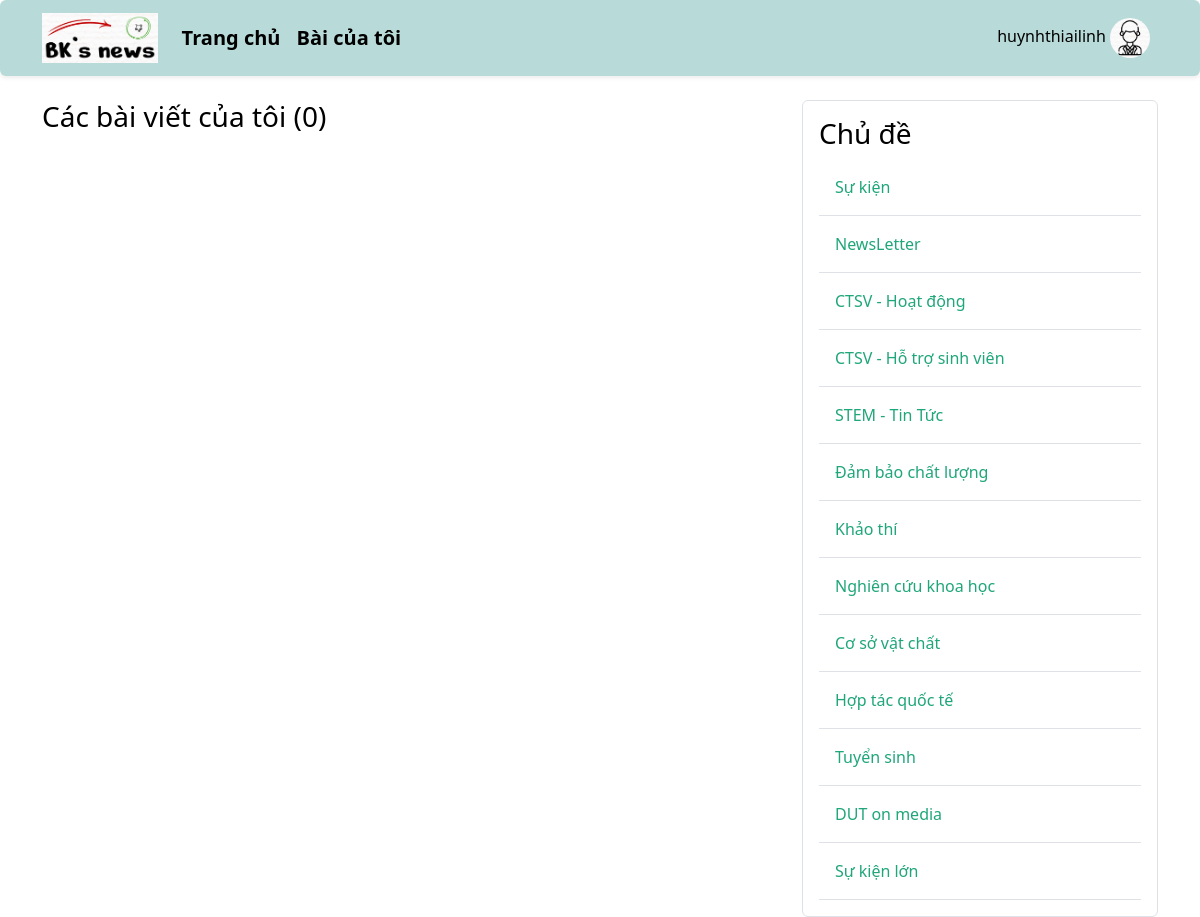
Before: /mine (signed in) with the older database file.
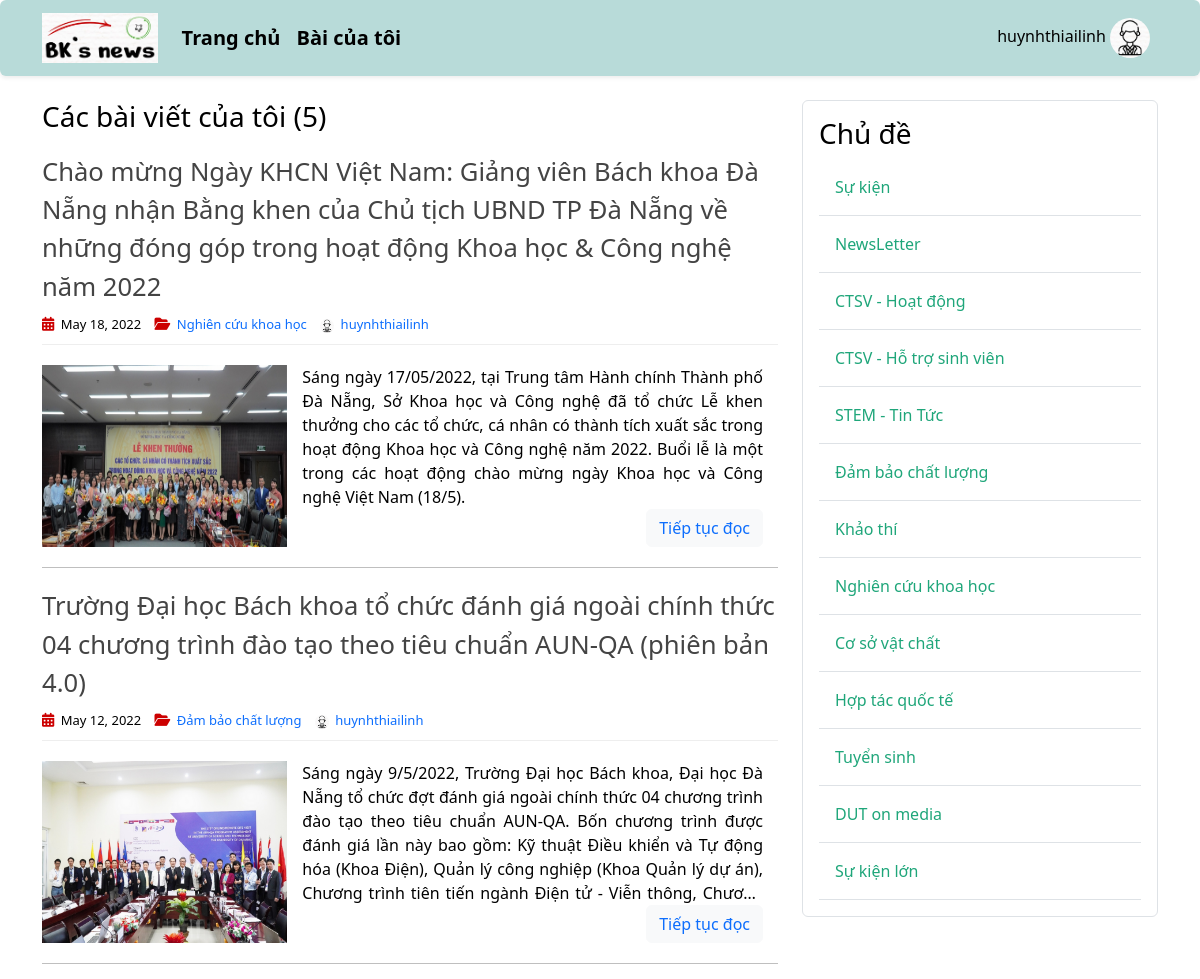
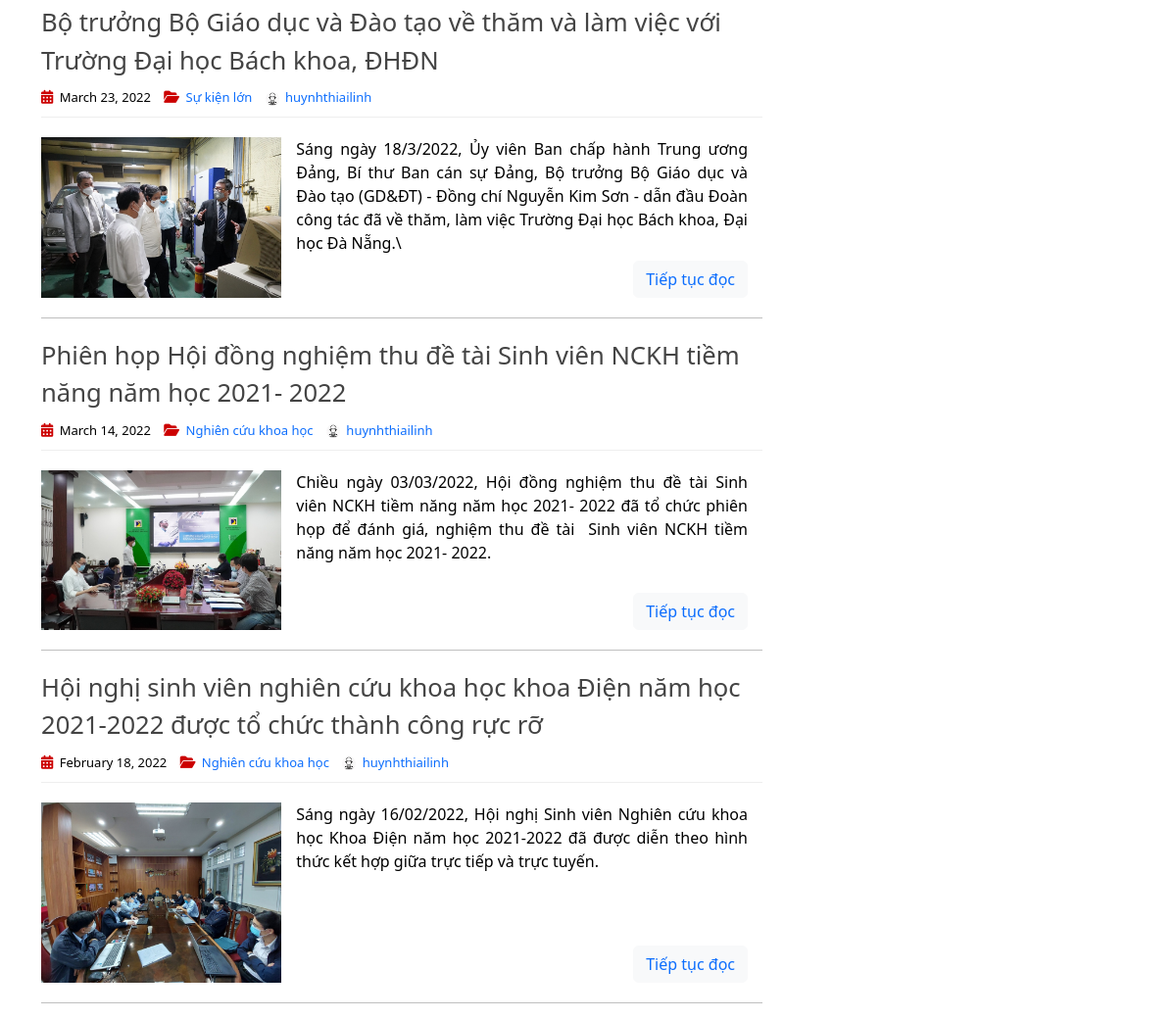
After: the same page with the newer database file (2 pictures, top to bottom).
### post_app/models.py (models this page shows, shortened)
class Topic(models.Model):
    name = models.TextField(max_length=256)

class Post(models.Model):
    title = models.CharField(max_length=255)
    content = RichTextField(blank=True, null=True)
    date_posted = models.DateTimeField(default=timezone.now)
    author = models.ForeignKey(User, on_delete=models.CASCADE)
    image = models.ImageField(default='post_default.jpg', upload_to='post_pics')
    topic = models.ForeignKey(Topic, on_delete=models.CASCADE, null=True, blank=False)

### user_app/models.py (models this page shows, shortened)
class Profile(models.Model):
    user = models.OneToOneField(User, on_delete=models.CASCADE)
    avatar = models.ImageField(default='default.jpg', upload_to='profile_pics')

### post_app/views.py (the view)
# urls.py: path('mine', MyPostListView.as_view(), name='mine'),
class MyPostListView(ListView):
    model = Post
    template_name = 'post/my_posts.html'
    context_object_name = 'posts'
    paginate_by = 5
    def get_queryset(self):
        user = self.request.user
        return Post.objects.filter(author=user).order_by('-date_posted')
    def get_context_data(self, **kwargs):
        user = self.request.user
        context = super(MyPostListView, self).get_context_data(**kwargs)
        context['posts'] = Post.objects.filter(author=user).order_by('-date_posted')
        context['topics'] = Topic.objects.all()
        return context

### post_app/templates/post/my_posts.html (shortened to what this page needs)
{% extends 'base.html' %}
{% load static %}
{% block post_content %}
<head>
    <link rel="stylesheet" type="text/css" href="{% static 'article/home.css' %}">
</head>
    <h3 class="mb-3">Các bài viết của tôi ({{ page_obj.paginator.count }})</h3>
    {% for post in posts %}
    <article>
        <header>
            <h2>
                <a href="{% url 'post-detail' post.id %}" class="post-title">
                    {{ post.title }}
                </a>
            </h2>
            <div class="entry-meta">
                <span>
                    <i class="fa-solid fa-calendar-days"></i>
                    {{ post.date_posted | date:"F d, Y" }}
                </span>
                <span>
                    <i class="fa-solid fa-folder-open"></i>
                    <a href="{% url 'topic-posts' post.topic.id %}" class="topic-link">
                        {{ post.topic.name }}
                    </a>
                </span>
                <span>
                    <img class="rounded-circle account-img" src="{{ post.author.profile.avatar.url }}" alt="account-image">
                    <a href="{% url 'user-posts' post.author.username %}" class="ms-auto">{{ post.author }}</a>
                </span>
            </div>
        </header>
        <div class="entry-content">
            <img class="col-sm-4" src="{{ post.image.url }}" alt="image">
            <div class="post-content">
                <div class="truncate-content">
                    {{ post.content|safe }}
                </div>
                <p>
                    <button type="button" class="btn btn-light">
                        <a href="{% url 'post-detail' post.id %}">
                            Tiếp tục đọc
                        </a>
                    </button>
                </p>
            </div>
        </div>
    </article>
        <hr class="section-divider">
    {% endfor%}
{% endblock post_content %}
{% block topic_content %}
    {% include 'topic/topic_sidebar.html' %}
{% endblock topic_content %}

### post_app/templates/topic/topic_sidebar.html
<div class="content-section border p-3 rounded">
    <h3>Chủ đề</h3>
    {% for topic in topics %}
        <a href="{% url 'topic-posts' topic.id %}" class="topic-link">
            <div class="border-bottom w-100 p-3">
                {{topic.name}}
            </div>
        </a>
    {% endfor%}
</div>

Changed rows visible on the page:
added Post: title "Chào mừng Ngày KHCN Việt Nam: Giảng viên Bách khoa Đà Nẵng nhận Bằng khen của Chủ tịch UBND TP Đà Nẵng về những đóng góp trong hoạt động Khoa học & Công nghệ năm 2022", date_posted "May 18, 2022", topic.name "Nghiên cứu khoa học", author.profile.avatar (placeholder picture), author "huynhthiailinh", image (picture), content "Sáng ngày 17/05/2022, tại Trung tâm Hành chính Thành phố Đà Nẵng, Sở Khoa học và Công nghệ đã tổ chức Lễ khen thưởng cho các tổ chức, cá nhân có thành tích xuất sắc trong hoạt động Khoa học và Công nghệ năm 2022. Buổi lễ là một trong các hoạt động chào mừng ngày Khoa học và Công nghệ Việt Nam (18/5)."
added Post: title "Trường Đại học Bách khoa tổ chức đánh giá ngoài chính thức 04 chương trình đào tạo theo tiêu chuẩn AUN-QA (phiên bản 4.0)", date_posted "May 12, 2022", topic.name "Đảm bảo chất lượng", author.profile.avatar (placeholder picture), author "huynhthiailinh", image (picture), content "Sáng ngày 9/5/2022, Trường Đại học Bách khoa, Đại học Đà Nẵng tổ chức đợt đánh giá ngoài chính thức 04 chương trình đào tạo theo tiêu chuẩn AUN-QA. Bốn chương trình được đánh giá lần này bao gồm: Kỹ thuật Điều khiển và Tự động hóa (Khoa Điện), Quản lý công nghiệp (Khoa Quản lý dự án), Chương trình tiên tiến ngành Điện tử - Viễn thông,…"
added Post: title "Bộ trưởng Bộ Giáo dục và Đào tạo về thăm và làm việc với Trường Đại học Bách khoa, ĐHĐN", date_posted "March 23, 2022", topic.name "Sự kiện lớn", author.profile.avatar (placeholder picture), author "huynhthiailinh", image (picture), content "Sáng ngày 18/3/2022, Ủy viên Ban chấp hành Trung ương Đảng, Bí thư Ban cán sự Đảng, Bộ trưởng Bộ Giáo dục và Đào tạo (GD&ĐT) - Đồng chí Nguyễn Kim Sơn - dẫn đầu Đoàn công tác đã về thăm, làm việc Trường Đại học Bách khoa, Đại học Đà Nẵng.\\"
added Post: title "Phiên họp Hội đồng nghiệm thu đề tài Sinh viên NCKH tiềm năng năm học 2021- 2022", date_posted "March 14, 2022", topic.name "Nghiên cứu khoa học", author.profile.avatar (placeholder picture), author "huynhthiailinh", image (picture), content "Chiều ngày 03/03/2022, Hội đồng nghiệm thu đề tài Sinh viên NCKH tiềm năng năm học 2021- 2022 đã tổ chức phiên họp để đánh giá, nghiệm thu đề tài Sinh viên NCKH tiềm năng năm học 2021- 2022."
added Post: title "Hội nghị sinh viên nghiên cứu khoa học khoa Điện năm học 2021-2022 được tổ chức thành công rực rỡ", date_posted "February 18, 2022", topic.name "Nghiên cứu khoa học", author.profile.avatar (placeholder picture), author "huynhthiailinh", image (picture), content "Sáng ngày 16/02/2022, Hội nghị Sinh viên Nghiên cứu khoa học Khoa Điện năm học 2021-2022 đã được diễn theo hình thức kết hợp giữa trực tiếp và trực tuyến."
Other visible differences:
{{ page_obj.paginator.count }}: "0" → "5"
